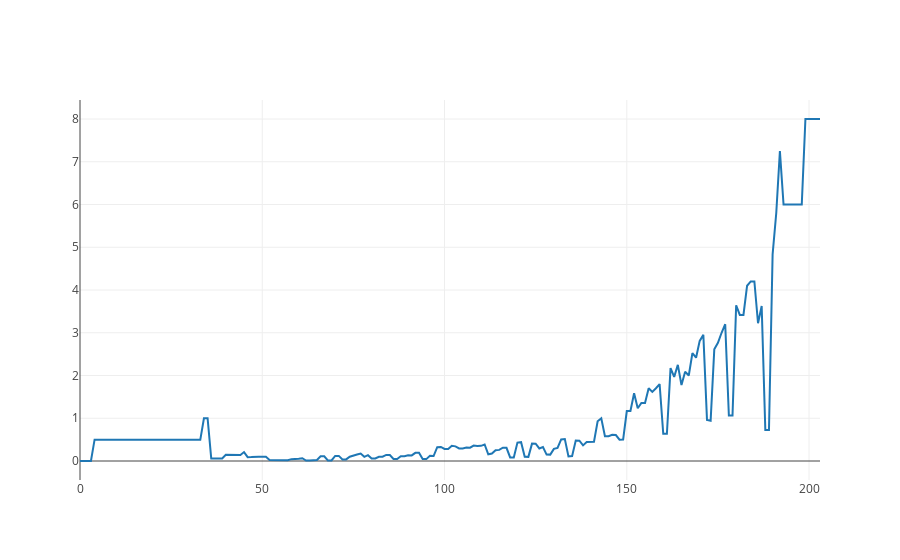

The notebook cell this image was saved under:
### Code cell
object AvgPureSize{
    val (x,y) = LiveNodes.live.groupBy(_.depth).map{case (depth, nodes) => 
        val pureSizes = nodes.map(n => n.qry.state.sf.pureFormula.size)
        (depth,pureSizes.sum/nodes.size.toDouble)
    }.toList.sortBy(_._1).unzip

}
Scatter(AvgPureSize.x, AvgPureSize.y).plot()

### Figure 1 — Plotly figure (JSON) as saved in the notebook; plotly's stock layout.template omitted (floating-point values rounded to 4 significant figures; data arrays with more than 128 entries replaced by an {"elided": "..."} marker saying what was removed)
{"data": [{"type": "scatter", "x": {"elided": "204 int values"}, "y": {"elided": "204 float values"}}], "layout": {"autosize": true, "xaxis": {"autorange": true, "range": [0, 203], "type": "linear"}, "yaxis": {"autorange": true, "range": [-0.4444, 8.444], "type": "linear"}}}
